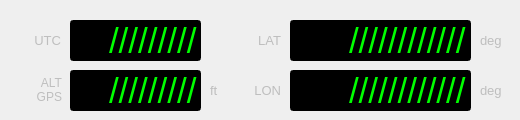
   <widget class="QWidget" name="tab_3">
    <attribute name="title">
     <string>Location</string>
    </attribute>
    <widget class="QLineEdit" name="timeLocal">
     <property name="enabled">
      <bool>false</bool>
     </property>
     <property name="geometry">
      <rect>
       <x>70</x>
       <y>20</y>
       <width>131</width>
       <height>41</height>
      </rect>
     </property>
     <property name="font">
      <font>
       <pointsize>26</pointsize>
       <weight>50</weight>
       <bold>false</bold>
      </font>
     </property>
     <property name="styleSheet">
      <string notr="true">color: rgb(0, 255, 0);
background-color: rgb(0, 0, 0);</string>
     </property>
     <property name="text">
      <string>/////////</string>
     </property>
     <property name="alignment">
      <set>Qt::AlignRight|Qt::AlignTrailing|Qt::AlignVCenter</set>
     </property>
    </widget>
    <widget class="QLineEdit" name="latLocal">
     <property name="enabled">
      <bool>false</bool>
     </property>
     <property name="geometry">
      <rect>
       <x>290</x>
       <y>20</y>
       <width>181</width>
       <height>41</height>
      </rect>
     </property>
     <property name="font">
      <font>
       <pointsize>26</pointsize>
       <weight>50</weight>
       <bold>false</bold>
      </font>
     </property>
     <property name="styleSheet">
      <string notr="true">color: rgb(0, 255, 0);
background-color: rgb(0, 0, 0);</string>
     </property>
     <property name="text">
      <string>////////////</string>
     </property>
     <property name="alignment">
      <set>Qt::AlignRight|Qt::AlignTrailing|Qt::AlignVCenter</set>
     </property>
    </widget>
    <widget class="QLineEdit" name="lonLocal">
     <property name="enabled">
      <bool>false</bool>
     </property>
     <property name="geometry">
      <rect>
       <x>290</x>
       <y>70</y>
       <width>181</width>
       <height>41</height>
      </rect>
     </property>
     <property name="font">
      <font>
       <pointsize>26</pointsize>
       <weight>50</weight>
       <bold>false</bold>
      </font>
     </property>
     <property name="styleSheet">
      <string notr="true">color: rgb(0, 255, 0);
background-color: rgb(0, 0, 0);</string>
     </property>
     <property name="text">
      <string>////////////</string>
     </property>
     <property name="alignment">
      <set>Qt::AlignRight|Qt::AlignTrailing|Qt::AlignVCenter</set>
     </property>
    </widget>
    <widget class="QLabel" name="latLocalLabel">
     <property name="enabled">
      <bool>false</bool>
     </property>
     <property name="geometry">
      <rect>
       <x>250</x>
       <y>30</y>
       <width>31</width>
       <height>20</height>
      </rect>
     </property>
     <property name="font">
      <font>
       <pointsize>10</pointsize>
       <weight>50</weight>
       <bold>false</bold>
      </font>
     </property>
     <property name="text">
      <string>LAT</string>
     </property>
     <property name="alignment">
      <set>Qt::AlignRight|Qt::AlignTrailing|Qt::AlignVCenter</set>
     </property>
    </widget>
    <widget class="QLabel" name="lonLocalLabel">
     <property name="enabled">
      <bool>false</bool>
     </property>
     <property name="geometry">
      <rect>
       <x>240</x>
       <y>80</y>
       <width>41</width>
       <height>20</height>
      </rect>
     </property>
     <property name="font">
      <font>
       <pointsize>10</pointsize>
       <weight>50</weight>
       <bold>false</bold>
      </font>
     </property>
     <property name="text">
      <string>LON</string>
     </property>
     <property name="alignment">
      <set>Qt::AlignRight|Qt::AlignTrailing|Qt::AlignVCenter</set>
     </property>
    </widget>
    <widget class="QLabel" name="latLocalUnitLabel">
     <property name="enabled">
      <bool>false</bool>
     </property>
     <property name="geometry">
      <rect>
       <x>480</x>
       <y>30</y>
       <width>31</width>
       <height>20</height>
      </rect>
     </property>
     <property name="font">
      <font>
       <pointsize>10</pointsize>
       <weight>50</weight>
       <bold>false</bold>
      </font>
     </property>
     <property name="text">
      <string>deg</string>
     </property>
     <property name="alignment">
      <set>Qt::AlignLeading|Qt::AlignLeft|Qt::AlignVCenter</set>
     </property>
    </widget>
    <widget class="QLabel" name="lonLocalUnitLabel">
     <property name="enabled">
      <bool>false</bool>
     </property>
     <property name="geometry">
      <rect>
       <x>480</x>
       <y>80</y>
       <width>31</width>
       <height>20</height>
      </rect>
     </property>
     <property name="font">
      <font>
       <pointsize>10</pointsize>
       <weight>50</weight>
       <bold>false</bold>
      </font>
     </property>
     <property name="text">
      <string>deg</string>
     </property>
     <property name="alignment">
      <set>Qt::AlignLeading|Qt::AlignLeft|Qt::AlignVCenter</set>
     </property>
    </widget>
    <widget class="QLabel" name="timeLocalLabel">
     <property name="enabled">
      <bool>false</bool>
     </property>
     <property name="geometry">
      <rect>
       <x>30</x>
       <y>30</y>
       <width>31</width>
       <height>20</height>
      </rect>
     </property>
     <property name="font">
      <font>
       <pointsize>10</pointsize>
       <weight>50</weight>
       <bold>false</bold>
      </font>
     </property>
     <property name="text">
      <string>UTC</string>
     </property>
     <property name="alignment">
      <set>Qt::AlignRight|Qt::AlignTrailing|Qt::AlignVCenter</set>
     </property>
    </widget>
    <widget class="QLabel" name="latLocalStale">
     <property name="geometry">
      <rect>
       <x>476</x>
       <y>25</y>
       <width>30</width>
       <height>30</height>
      </rect>
     </property>
     <property name="text">
      <string/>
     </property>
     <property name="pixmap">
      <pixmap resource="Images.qrc">:/new/prefix1/images/dialog_error.png</pixmap>
     </property>
     <property name="scaledContents">
      <bool>true</bool>
     </property>
    </widget>
    <widget class="QLabel" name="lonLocalStale">
     <property name="geometry">
      <rect>
       <x>476</x>
       <y>75</y>
       <width>30</width>
       <height>30</height>
      </rect>
     </property>
     <property name="text">
      <string/>
     </property>
     <property name="pixmap">
      <pixmap resource="Images.qrc">:/new/prefix1/images/dialog_error.png</pixmap>
     </property>
     <property name="scaledContents">
      <bool>true</bool>
     </property>
    </widget>
    <widget class="QLineEdit" name="altLocalGps">
     <property name="enabled">
      <bool>false</bool>
     </property>
     <property name="geometry">
      <rect>
       <x>70</x>
       <y>70</y>
       <width>131</width>
       <height>41</height>
      </rect>
     </property>
     <property name="font">
      <font>
       <pointsize>26</pointsize>
       <weight>50</weight>
       <bold>false</bold>
      </font>
     </property>
     <property name="styleSheet">
      <string notr="true">color: rgb(0, 255, 0);
background-color: rgb(0, 0, 0);</string>
     </property>
     <property name="text">
      <string>/////////</string>
     </property>
     <property name="alignment">
      <set>Qt::AlignRight|Qt::AlignTrailing|Qt::AlignVCenter</set>
     </property>
    </widget>
    <widget class="QTextEdit" name="altLocalGpsLabel">
     <property name="enabled">
      <bool>false</bool>
     </property>
     <property name="geometry">
      <rect>
       <x>15</x>
       <y>72</y>
       <width>51</width>
       <height>32</height>
      </rect>
     </property>
     <property name="font">
      <font>
       <weight>50</weight>
       <bold>false</bold>
      </font>
     </property>
     <property name="styleSheet">
      <string notr="true">background-color: rgba(255, 255, 255, 0);</string>
     </property>
     <property name="frameShape">
      <enum>QFrame::NoFrame</enum>
     </property>
     <property name="verticalScrollBarPolicy">
      <enum>Qt::ScrollBarAlwaysOff</enum>
     </property>
     <property name="horizontalScrollBarPolicy">
      <enum>Qt::ScrollBarAsNeeded</enum>
     </property>
     <property name="undoRedoEnabled">
      <bool>false</bool>
     </property>
     <property name="html">
      <string>&lt;!DOCTYPE HTML PUBLIC &quot;-//W3C//DTD HTML 4.0//EN&quot; &quot;http://www.w3.org/TR/REC-html40/strict.dtd&quot;&gt;
&lt;html&gt;&lt;head&gt;&lt;meta name=&quot;qrichtext&quot; content=&quot;1&quot; /&gt;&lt;style type=&quot;text/css&quot;&gt;
p, li { white-space: pre-wrap; }
&lt;/style&gt;&lt;/head&gt;&lt;body style=&quot; font-family:'Lucida Grande'; font-size:13pt; font-weight:400; font-style:normal;&quot;&gt;
&lt;p align=&quot;right&quot; style=&quot; margin-top:0px; margin-bottom:0px; margin-left:0px; margin-right:0px; -qt-block-indent:0; text-indent:0px;&quot;&gt;&lt;span style=&quot; font-size:9pt;&quot;&gt;ALT&lt;/span&gt;&lt;/p&gt;
&lt;p align=&quot;right&quot; style=&quot; margin-top:0px; margin-bottom:0px; margin-left:0px; margin-right:0px; -qt-block-indent:0; text-indent:0px;&quot;&gt;&lt;span style=&quot; font-size:9pt;&quot;&gt;GPS&lt;/span&gt;&lt;/p&gt;&lt;/body&gt;&lt;/html&gt;</string>
     </property>
     <property name="acceptRichText">
      <bool>false</bool>
     </property>
    </widget>
    <widget class="QLabel" name="altLocalGpsUnitLabel">
     <property name="enabled">
      <bool>false</bool>
     </property>
     <property name="geometry">
      <rect>
       <x>210</x>
       <y>80</y>
       <width>31</width>
       <height>20</height>
      </rect>
     </property>
     <property name="font">
      <font>
       <pointsize>10</pointsize>
       <weight>50</weight>
       <bold>false</bold>
      </font>
     </property>
     <property name="text">
      <string>ft</string>
     </property>
     <property name="alignment">
      <set>Qt::AlignLeading|Qt::AlignLeft|Qt::AlignVCenter</set>
     </property>
    </widget>
   </widget>
